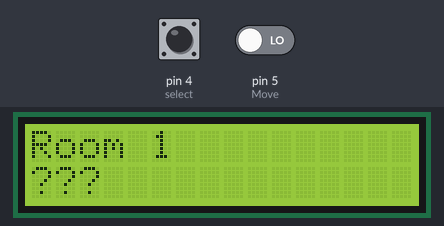
Bench run of a sketch on a simulated Arduino Uno, built with avr-gcc and run on an emulated ATmega328P. Shown: 16×2 character LCD. Inputs (shaded band) come from the test bench; at power-on: pin 4 (select) LOW, pin 5 (Move) LOW. Random numbers use the default seed unless the sketch sets one.

Above: at 2.3 s.
2.4 s: pin 4 (select) pulled HIGH for 0.15 s
At 3.4 s:
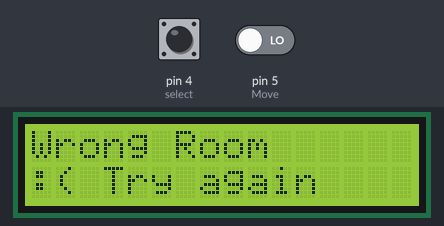
5.5 s: pin 5 (Move) driven HIGH
At 5.94 s:
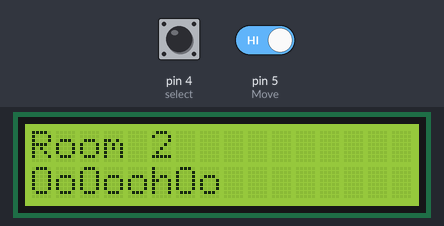
7.8 s: pin 4 (select) pulled HIGH for 1 s
At 11.0 s:
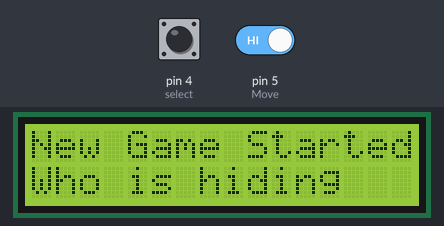
11.7 s: pin 5 (Move) driven LOW
13.2 s: pin 4 (select) pulled HIGH for 3.2 s
At 14.0 s:
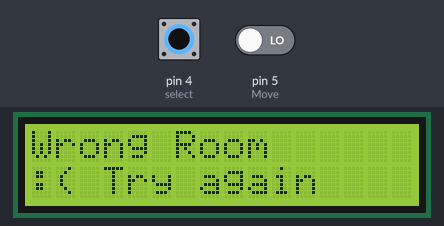
18.0 s: pin 4 (select) driven HIGH and pin 5 (Move) driven HIGH
At 19.7 s:
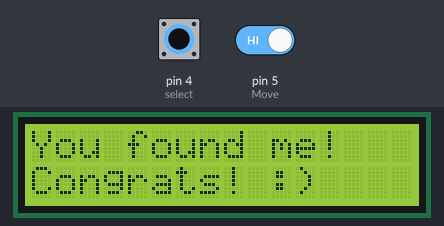
Timing chart, 0 to 21.2 s (numbered marks = the images above; inputs shaded):
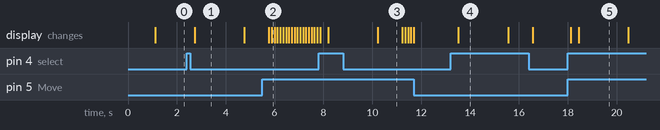

The sketch:

code.ino
```cpp
#include <LiquidCrystal_I2C.h>
LiquidCrystal_I2C lcd(0x27, 16, 2);
int Move = 5;
int select = 4;
int homeScreen = 1;
int spot = 1;


void setup() {
  pinMode(Move, INPUT);
  pinMode(select, INPUT);


  lcd.init();
  lcd.backlight();
  randomSeed(analogRead(0));
  spot = random(1, 4);
  lcd.setCursor(0, 0);
  lcd.print("Hide and seek");
  lcd.setCursor(0, 1);
  lcd.print("Look for the person");
  delay(1000);
  lcd.clear();


  showScreen(homeScreen);
}
void loop() {
  if (digitalRead(Move) == HIGH) {
    delay(100);
    homeScreen++;
    if (homeScreen > 3) homeScreen = 1;
    lcd.clear();
    showScreen(homeScreen);
  }
  if (digitalRead(select) == HIGH) {
    delay(300);
    lcd.clear();
    if (homeScreen == spot) {
      lcd.setCursor(0, 0);
      lcd.print("You found me!");
      lcd.setCursor(0, 1);
      lcd.print("Congrats! :)");
    } else {
      lcd.setCursor(0, 0);
      lcd.print("Wrong Room");
      lcd.setCursor(0, 1);
      lcd.print(":( Try again");
    }
    delay(2000);
    reset();
  }
}
void showScreen(int screenNum) {
  switch (screenNum) {
    case 1:
      lcd.setCursor(0, 0);
      lcd.print("Room 1");
      lcd.setCursor(0, 1);
      lcd.print("???");
      break;
    case 2:
      lcd.setCursor(0, 0);
      lcd.print("Room 2");
      lcd.setCursor(0, 1);
      lcd.print("OoOoohOo");
      break;
    case 3:
      lcd.setCursor(0, 0);
      lcd.print("Room 3");
      lcd.setCursor(0, 1);
      lcd.print("Knock me!");
      break;
    default:
      lcd.setCursor(0, 0);
      lcd.print("Not correct room");
      lcd.setCursor(0, 1);
      lcd.print(":(");
      break;
  }
}
void reset() {
  homeScreen = 1;
  spot = random(1, 4);


  lcd.clear();
  lcd.setCursor(0, 0);
  lcd.print("New Game Started");
  lcd.setCursor(0, 1);
  lcd.print("Who is hiding");
  delay(1000);


  lcd.clear();
  showScreen(homeScreen);
}
```

Measured:
- after the input at 2.4 s, the display: changes after 0.32 s (image 1)
- after the input at 11.7 s, every drawn part: stays the same
- after the input at 13.2 s, the display: changes after 0.32 s (image 4)
- after the input at 18.0 s, the display: first changes after 0.12 s (image 5 shows a later state)
- what the display in image 1 shows lasts 2.1 s, from 2.7 s to 4.8 s
- what the display in image 3 shows lasts 1.0 s, from 10.2 s to 11.2 s
